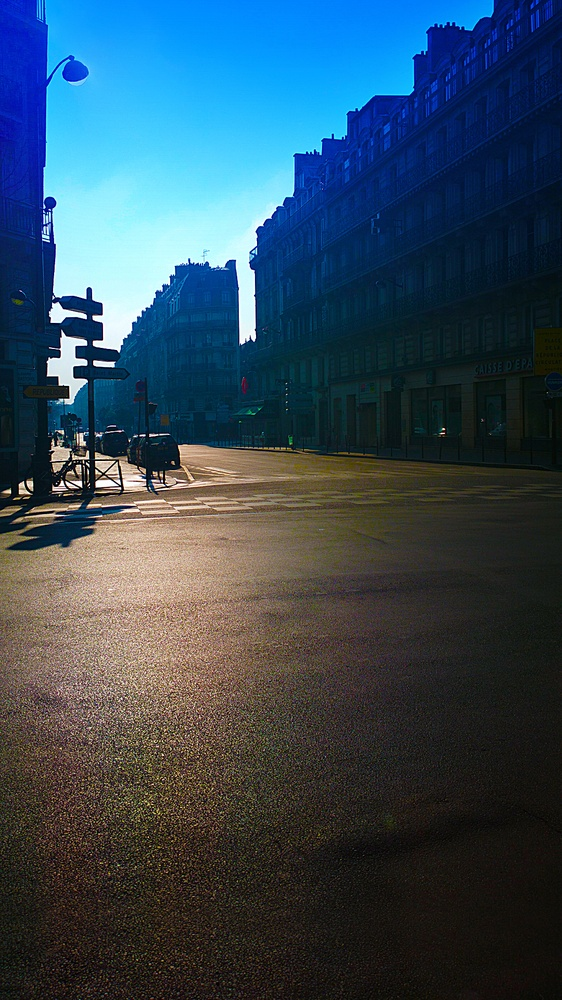
#> input picture 2-09-2026/k1.jpg, 562 x 1000 px, shrunk from 1080 x 1920 before the run
$ python blur.py
#> lines starting #> are read from the running program, lines starting #| are printed output that depends on the picture
import cv2 as cv
import numpy as np

from pathlib import Path

path = "/k1.jpg"

filename = Path(path).stem

image = cv.imread('k1.jpg')
#> image is the input picture: shape (1000, 562, 3); mean B, G, R 89.4, 73.8, 51.6

blurred_image = cv.blur(image , (151,5))
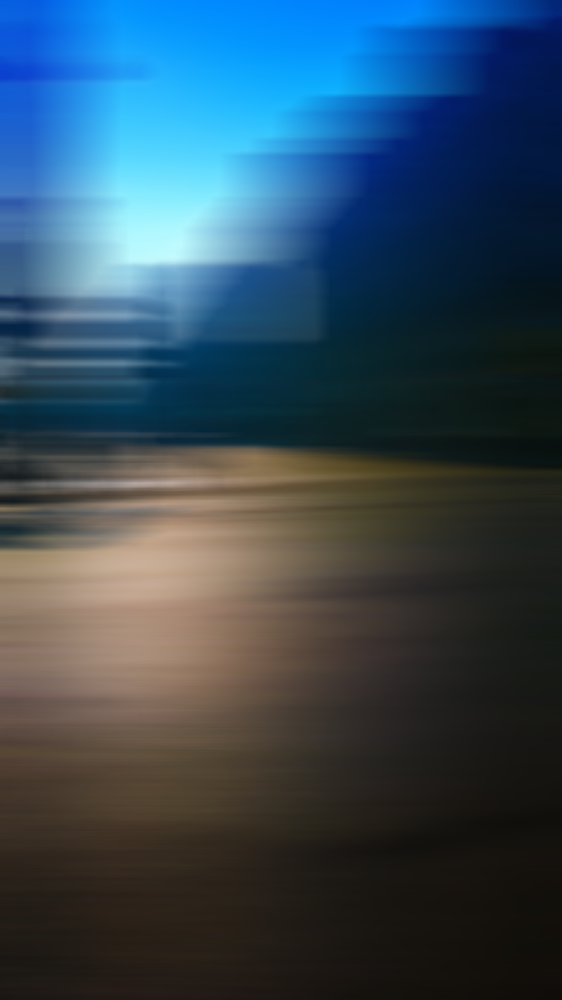
#> blurred_image: shape (1000, 562, 3); mean B, G, R 89.4, 73.9, 51.6

cv.imshow('',blurred_image)
final_name = filename + 'blur.jpg'
cv.imwrite(final_name , blurred_image)
cv.waitKey(0)
